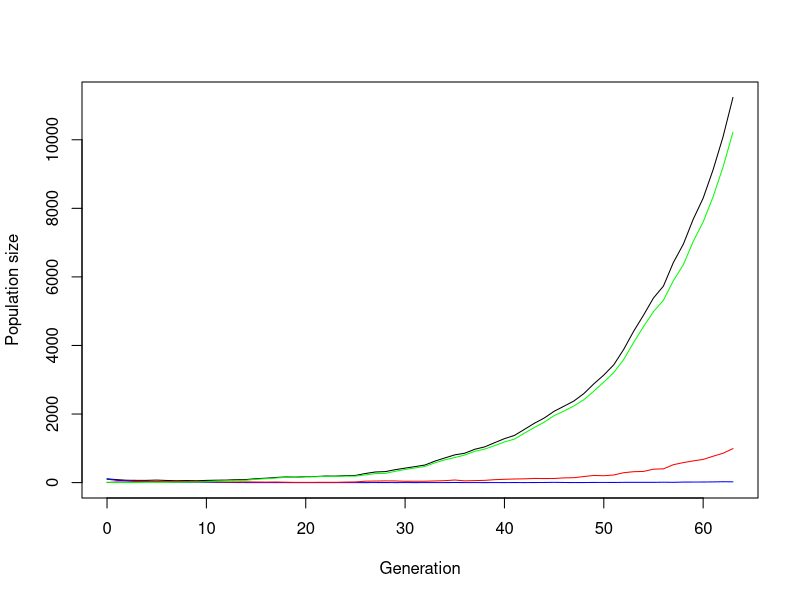
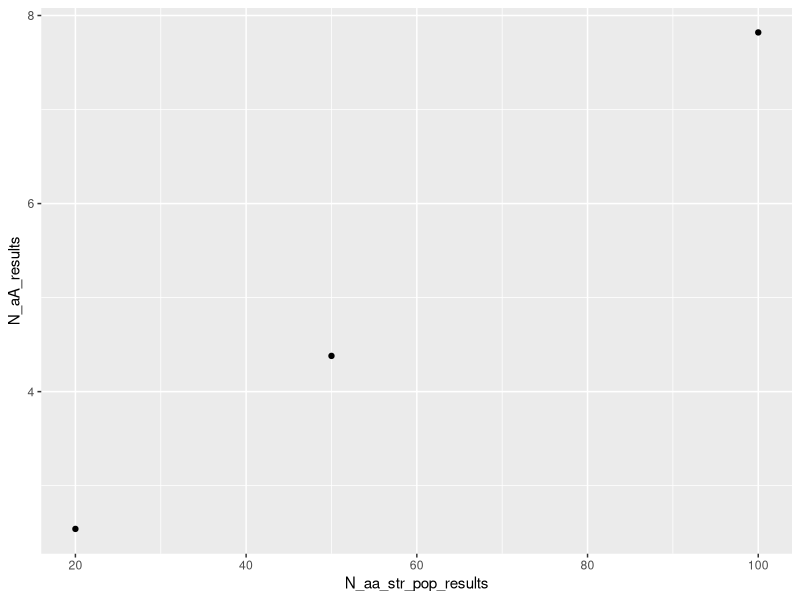
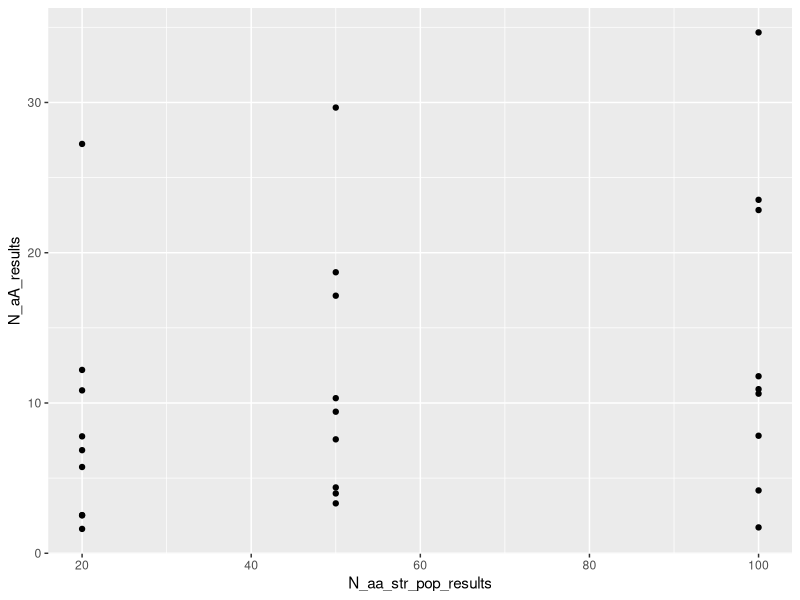
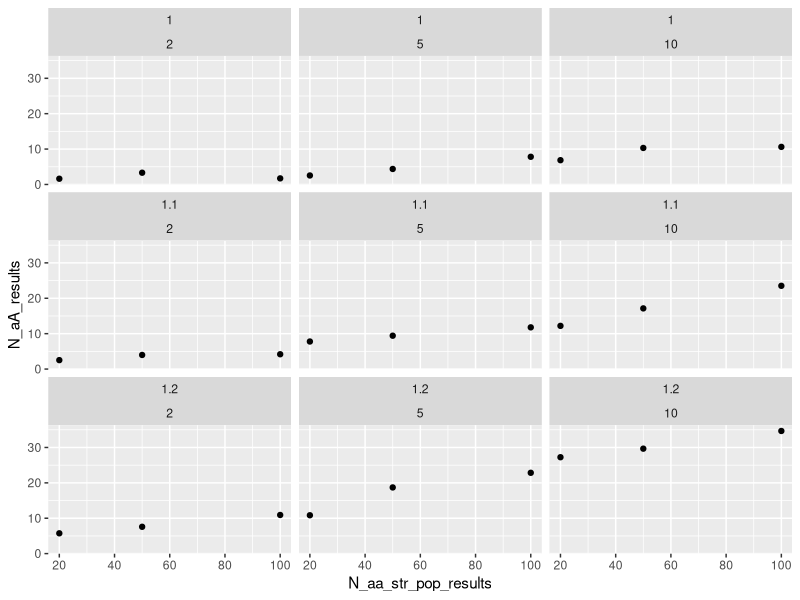
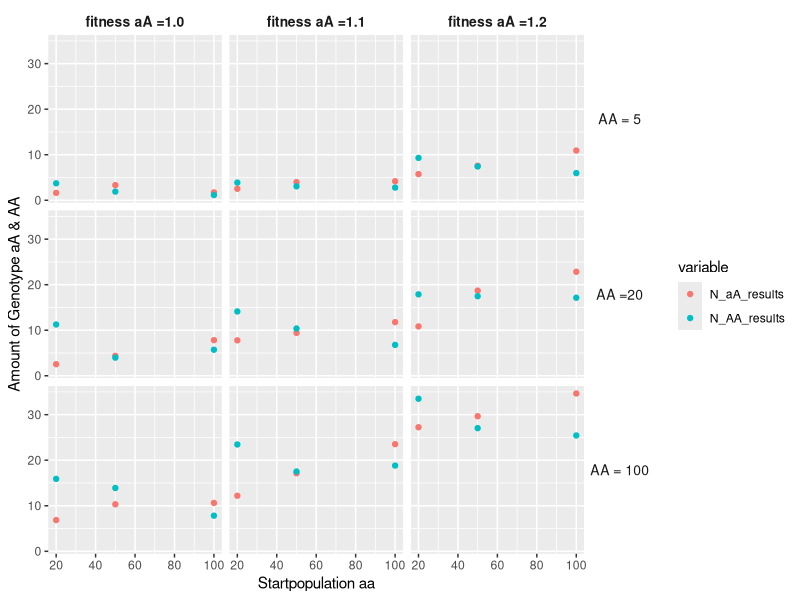

Generate these figures, in order, with R:
## ---- chunk 1

#defining starting pop size of the genotypes
N_aa <- 100
N_aA <- 0
N_AA <- 10

#defining fitness reduction & benefit of the genotypes
r_aa <- 0.2         # fitness reduction of aa allel comb. equal to decay_rate
s_aA <- 1.10        # fitness benefit of allel A, equal to sel_coeff
s_AA <- 1.10        # fitness benefit of allel A, equal to sel_coeff



# --- Simulation of one generation with three genotypes ---
simulate_gen <- function(N_aa, N_aA, N_AA, r_aa, s_aA, s_AA) {

  # Reproduction with fitness malus/benefit
  offsp_aa <- rpois(1, N_aa * (1-r_aa))
  offsp_aA <- rpois(1, N_aA * s_aA)
  offsp_AA <- rpois(1, N_AA * s_AA)  
  
  # Total numbeer of gamets proportional to the frequency of alleles A and a
  total_gametes <- 2 * (offsp_aa + offsp_aA + offsp_AA)
  freq_A <- (2 * offsp_AA + offsp_aA) 
  freq_a <- total_gametes - freq_A
  
  
  
  # if loop to account for extinction
  if (total_gametes > 0) {

  # Change of allele frequencies (A -> a, a -> A); p = (freq_A / total_gametes), q = (freq_a / total_gametes) 
  # hardy equilibrium 1 = p^2 +2pq +q^2
  predicted_freq_aa <- (freq_a/total_gametes)^2
  predicted_freq_aA <- 2*(freq_A / total_gametes)*(freq_a / total_gametes)
  predicted_freq_AA <- (freq_A/total_gametes)^2
  
   # Random draw of new genotypes under hardy-weinberg conditions
  N_total <- offsp_aa + offsp_aA + offsp_AA
  genotypes <- rmultinom(1, N_total, prob = c(predicted_freq_aa, predicted_freq_aA, predicted_freq_AA))
  
  N_aa_new <- genotypes[1]
  N_aA_new <- genotypes[2]
  N_AA_new <- genotypes[3]

  return(c(N_aa_new, N_aA_new, N_AA_new))
  }
  
  # in case of extinction
  else
  return(c(0,0,0))
  
  
}

print(simulate_gen(N_aa, N_aA, N_AA, r_aa, s_aA, s_AA))
## ---- chunk 2

# parameter to stop simulation pop if this pop size is reached
max_pop_size <- 100


# creat function to generate a population, using the function to generate a generation
simulate_pop <- function(N_aa, N_aA, N_AA, r_aa, s_aA, s_AA, t_max) {
  
  # Create the vector in which to save the results
  pop_vector <- c(N_aa, N_aA, N_AA)
  # initiate the variables
  pop_new <- c(N_aa, N_aA, N_AA)
  
  # run the simulation until generation t_max
  for (i in 1:(t_max+1)) {
   
    # break for loop if pop went extinct or x-times pop size
    if (pop_new[1]+pop_new[2]+pop_new[3]>=max_pop_size*(N_aa+N_aA+N_AA) | pop_new[1]+pop_new[2]+pop_new[3]==0) break
   
    # redefine the current population one generation later
    pop_new <- simulate_gen(pop_new[1],pop_new[2],pop_new[3], r_aa, s_aA, s_AA)
    
    
    # add the new population sizes to the output vector
    pop_vector <- rbind(pop_vector,pop_new)
  }
  
  # define the row and column names of the output vector 
  rownames(pop_vector) <- (0:t_max+1)[1:length(pop_vector[,1])]  
  colnames(pop_vector) <- c("aa","aA","AA")
  
  # return the result
  return(pop_vector)	
}




###### Test the function and plot the result

# set t_max to a value to be used througout
t_max <- 1000

# create your simulation data
output <- simulate_pop(N_aa, N_aA, N_AA, r_aa, s_aA, s_AA, t_max)

# show the last few lines of the data table
print(tail(output))




###### plot the output 

# determine x axis range 
x_range <- 0:(length(output[,1])-1)

# plots the total population size
plot(x_range,output[,1]+output[,2]+output[,3],type='l',ylim=c(0,max(output[,1]+output[,2]+output[,3])),xlab = "Generation",ylab = "Population size")

# add number of aa genotype
lines(x_range,output[,1], col="blue") 
# add number of aA genotype
lines(x_range,output[,2], col="red")
# add number of AA genotype
lines(x_range,output[,3], col="green")

## ---- chunk 3
# set some parameters to fixed values
N_aA <- 0
r_aa <- 0.2
s_AA <- 1.1
t_max <- 200

# determine how often to run the simulation for each set of parameters
no_replicates <- 50

# set parameters to vary
N_aa_vector <- c(100, 50, 20)
N_AA_vector <- c(10, 5, 2)
s_aA_vector <- c(1, 1.1, 1.2) 


# create a data frame to save the results
data_table <- data.frame(array(NA,dim=c(0,8), dimnames=list(c(), c(paste0(c("N_aa","N_aA", "N_AA","min_gen","min_size","N_aa_str_pop","N_AA_str_pop","s_aA_fit_hybrid"),"_results")))))

# create a data frame to save the results of one loop
result_one_loop <- data.frame(array(NA,dim=c(1,8), dimnames=list(c(), c(paste0(c("N_aa","N_aA", "N_AA","min_gen","min_size","N_aa_str_pop","N_AA_str_pop","s_aA_fit_hybrid"),"_results")))))
        


##### run the simulation across all chosen parameters

# loop over starting pop size of aa
for(N_aa in N_aa_vector){
  # loop over starting pop size of AA
  for(N_AA in N_AA_vector){
    # loop over fitness of hybrid
    for(s_aA in s_aA_vector){
       
      #reset counter for no_replicates to 1
      i<-1
      repeat {
        
        # increase counter by one
        i<-i+1
        
        # run the simulation once
        one_run <- simulate_pop(N_aa = N_aa, N_aA = N_aA, N_AA = N_AA , r_aa = 0.2, s_aA = s_aA, s_AA = 1.1, t_max = 10)
     

        # collecting the number of genotypes after one simulation
        N_aa_end <- c(tail(one_run[, 1],1)) 
        N_aA_end <- c(tail(one_run[, 2],1)) 
        N_AA_end <- c(tail(one_run[, 3],1)) 

        
        # determine total population sizes
        total_size <- one_run[,1]+one_run[,2]
        
        # determine minimum population size reached during simulation
        min_size <- min(total_size)
        
        # determine (first) generation at which this population size occurred; if min pop size = 0 -> time of extinction
        min_gen <- as.numeric(which(total_size==min_size)[1])
        
        
        # enter the data into the table
        result_one_loop$N_aa_results <- N_aa_end
        result_one_loop$N_aA_results <- N_aA_end
        result_one_loop$N_AA_results <- N_AA_end
        result_one_loop$min_size_results <- min_size
        result_one_loop$min_gen_results <- min_gen
        result_one_loop$s_aA_fit_hybrid_results <- s_aA
        result_one_loop$N_aa_str_pop_results <- N_aa
        result_one_loop$N_AA_str_pop_results <- N_AA
        
        # ad the results of one simulation to the data frame with the results
        data_table <- rbind(data_table, result_one_loop)
        
        # stops loop if the simulation was run the time required
        if(i>no_replicates) break
      }       
    } 
  } 
}

# print the first few results in the data frame
print(head(data_table))

## ---- chunk 4


# calculate the mean of every run of the same combinations of the variables we wanted to test
mean_comb <- aggregate(data_table, list(data_table$s_aA_fit_hybrid_results, data_table$N_aa_str_pop_results, data_table$N_AA_str_pop_results), mean)



library(ggplot2)


data_table_plot <- mean_comb[mean_comb$s_aA_fit_hybrid_results==1 & mean_comb$N_AA_str_pop_results==5,]
ggplot(data_table_plot, aes(x= N_aa_str_pop_results, y= N_aA_results))+geom_point()

ggplot(mean_comb, aes(x= N_aa_str_pop_results, y= N_aA_results))+geom_point()



 
ggplot(mean_comb, aes(x= N_aa_str_pop_results, y=N_aA_results)) + geom_point() +
  facet_wrap(vars(cols=factor(s_aA_fit_hybrid_results), rows=factor(N_AA_str_pop_results)))


library(tidyr)
library(ggplot2)

long_dat <- mean_comb %>%
  pivot_longer(cols = c(N_aA_results, N_AA_results),   # beide y-Größen
               names_to = "variable",
               values_to = "value")



ggplot(long_dat, aes(x = N_aa_str_pop_results,
           y = value,
           colour = variable)) +
  geom_point() +
  facet_grid(
    rows = vars(factor(N_AA_str_pop_results,
                       labels = c("AA = 5", "AA =20", "AA = 100"))),
    cols = vars(factor(s_aA_fit_hybrid_results,
                       labels = c("fitness aA =1.0", "fitness aA =1.1", "fitness aA =1.2")))
  ) +
  labs(x = "Startpopulation aa", y = "Amount of Genotype aA & AA") +
  theme(strip.background = element_blank(),   # Hintergrund weg
        strip.text.x     = element_text(size = 10, face = "bold"),
        strip.text.y     = element_text(size = 10, angle = 0))

